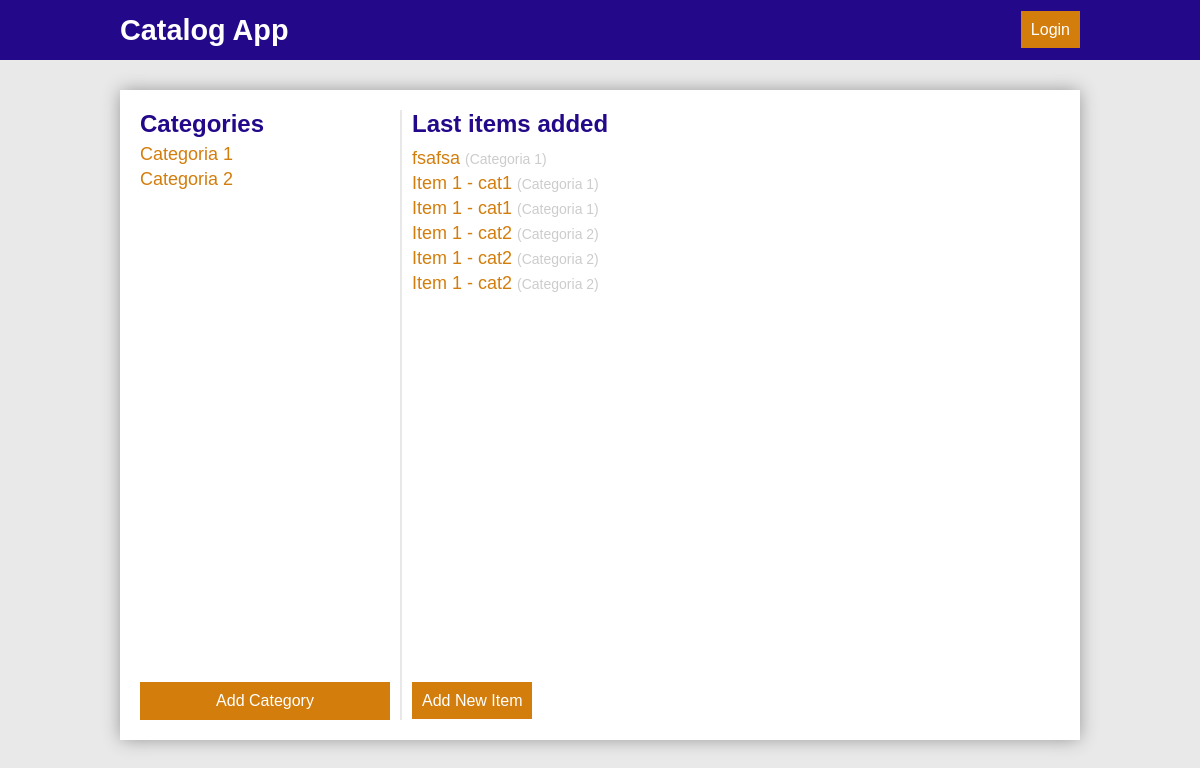
Before: / with the older database file.
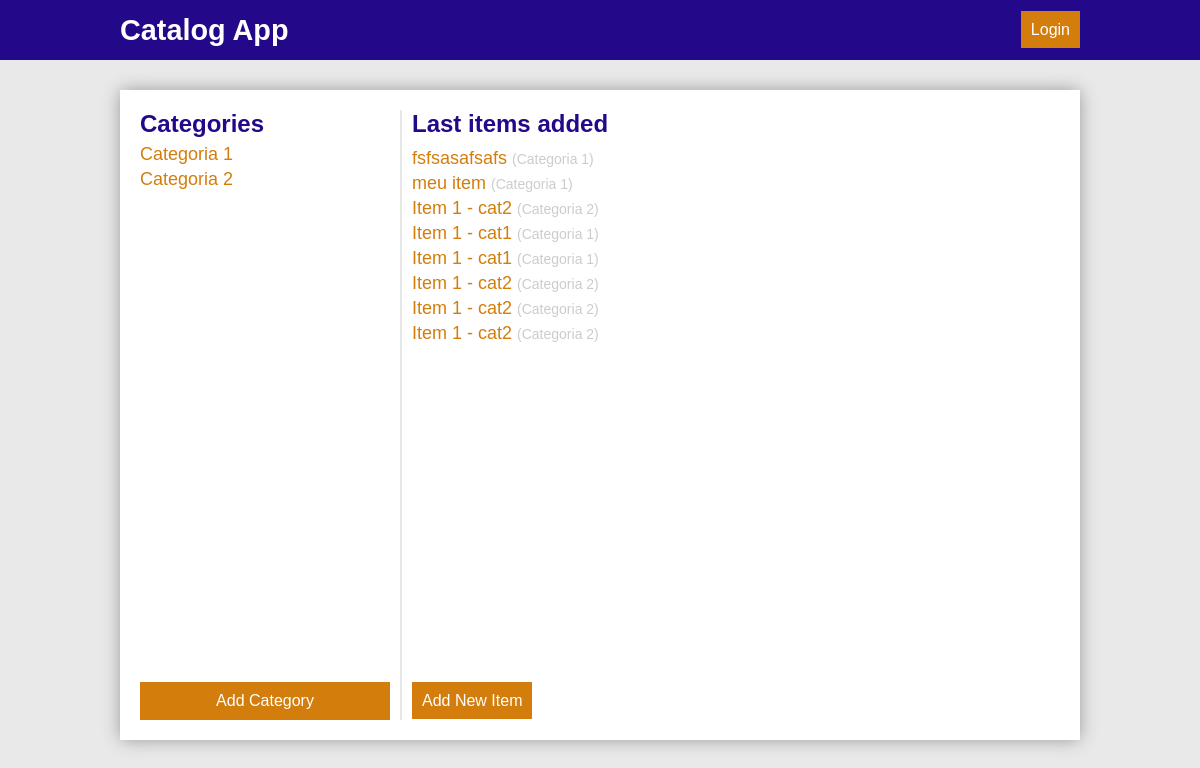
After: the same page with the newer database file.
### models.py (models this page shows, shortened)
class Category(Base):
    __tablename__ = 'category'
    id = Column(Integer, primary_key=True)
    title = Column(String(120), nullable=False)
    user_id = Column(Integer, ForeignKey('user.id'))
    user = relationship(User)
    created_at = Column(TIMESTAMP, default=datetime.utcnow, nullable=False)
    updated_at = Column(TIMESTAMP, default=datetime.utcnow,
                        onupdate=datetime.utcnow, nullable=False)

class Item(Base):
    __tablename__ = 'item'
    id = Column(Integer, primary_key=True)
    title = Column(String(120), nullable=False)
    description = Column(String(400), nullable=False)
    user_id = Column(Integer, ForeignKey('user.id'))
    user = relationship(User)
    created_at = Column(TIMESTAMP, default=datetime.utcnow, nullable=False)
    updated_at = Column(TIMESTAMP, default=datetime.utcnow,
                        onupdate=datetime.utcnow, nullable=False)
    categoryId = Column(Integer, ForeignKey('category.id'))
    category = relationship(Category)

### main.py (the view)
@app.route("/")
def showHome():
    users = session.query(User).all()
    for u in users:
        print(str(u.id) + " " + u.name + " " + u.email)
    if 'username' in login_session:
        print(login_session['username'])
    categories = session.query(Category).all()
    items = session.query(Item).order_by(desc(Item.updated_at)).limit(10).all()
    return render_template('home.html', categories=categories, items=items)

### main.py (called while the page is built)
@app.before_request
def getCurrentUser():
    if 'email' in login_session:
        user = session.query(User).filter_by(
            email=login_session['email']).one_or_none()
        if user != None:
            g.user = user
            g.userId = user.id
            g.userName = user.name
            g.userPicture = user.picture
            g.userEmail = user.email
    else:
        g.user = None

### templates/home.html (shortened to what this page needs)
{% extends "layout.html" %} {% block title %}Index{% endblock %} {% block head %} {{ super() }} {% endblock %}{%block navbar%}{{
super() }}{%endblock%}{% block content %}
<aside id="side">
    <div>
        <h3>Categories </h3>
        <ul>
            {% for c in categories %}
            <li>
                <a href="{{url_for('showCatalogItems', categoryTitle = c.title, categoryId = c.id)}}" class="list-item">{{c.title}}</a>
            </li>
            {% endfor %}
        </ul>
    </div>
    <a href="{{url_for('newCategory')}}" class="btn btn-primary">Add Category</a>
</aside>
<div id="line"></div>
<article id="article" class="main">
    <div>
        <h2>Last items added</h2>
        <ul>
            {% for i in items %}
            <li>
                <a href="{{url_for('showItem', catalogItemId = i.category.id, itemId = i.id)}}" class="list">{{i.title}}
                    <span>({{i.category.title}})</a>
            </li>
            {% endfor %}
        </ul>
    </div>
    <div id="buttons">
        <a href="{{url_for('newItem')}}" class="btn btn-primary">Add New Item</a>
    </div>
</article>
{% endblock %}

### templates/layout.html (shortened to what this page needs)
<!doctype html>
<html>
<head>
    {% block head %}
    <link rel="stylesheet" href="{{ url_for('static', filename='style.css') }}">
    {% endblock %}
</head>
<body>
    <nav id="navbar">{%block navbar%}
        <a href="{{url_for('showHome')}}">
            <h1>Catalog App</h1>
        </a>
        <div>
            {% if g.user != None %}
            <span>{{g.userName}} | </span>
            <a href="{{url_for('gdisconnect')}}" class="">Logout</a>
            {% else %}
            <a href="{{url_for('showLogin')}}" class="btn btn-primary">Login</a>
            {%endif%}
        </div>
        {%endblock%}
    </nav>
    <div id="container">{% block content %}{% endblock %}</div>
</body>
</html>

### static/style.css (style rules this page uses)
* { box-sizing: border-box; margin: 0; font-family: Verdana, Geneva, Tahoma, sans-serif; }
body { background-color: #e9e9e9; }
ul { padding: 0; list-style-type: none; }
li a { font-size: 18px; text-decoration: none; display: block; color: #d37d0c; margin-bottom: 4px; }
li span { font-size: 16px; }
.btn { border: 0em; color: #ffffff; padding: 10px 10px; font-size: 16px; text-decoration: none; color: #ffffff; text-align: center; }
.btn-primary { background-color: #d37d0c; }
#navbar { padding: 20px 10%; background-color: #24088a; display: flex; height: 60px; align-items: center; color: #ffffff; justify-content: space-between; }
#navbar h1 { font-size: 1.8em; }
#navbar a { text-decoration: none; color: #ffffff; }
#container { background-color: #ffffff; margin: 30px 10%; padding: 20px; -webkit-box-shadow: 0px 0px 17px -1px rgba(145, 145, 145, 1); -moz-box-shadow: 0px 0px 17px -1px rgba(145, 145, 145, 1); box-shadow: 0px 0px 17px -1px rgba(145, 145, 145, 1); display: flex; flex-direction: row; }
.main { min-height: 75vh; }
.main h2 { font-size: 24px; color: #24088a; margin-bottom: 10px; }
.main { font-size: 14px; color: #383838; margin-bottom: 10px; }
#side { display: flex; justify-content: space-between; flex-direction: column; width: 250px; }
#side h3 { font-size: 24px; color: #24088a; margin-bottom: 6px; }
#side li { display: flex; align-items: center; }
#side .list-item { flex-grow: 1; }
#line { width: 2px; background-color: #cccccc73; margin: 0 10px; }
#article { flex-grow: 1; display: flex; justify-content: space-between; flex-direction: column; }
#article span { color: #cccccc; font-size: 14px; }

Changed rows visible on the page:
removed Item: title "fsafsa", category "Categoria 1"
added Item: title "fsfsasafsafs", category "Categoria 1"
added Item: title "meu item", category "Categoria 1"
changed Item (number 3 of 8 on the later page): moves up the list
added Item: title "Item 1 - cat2", category "Categoria 2"
